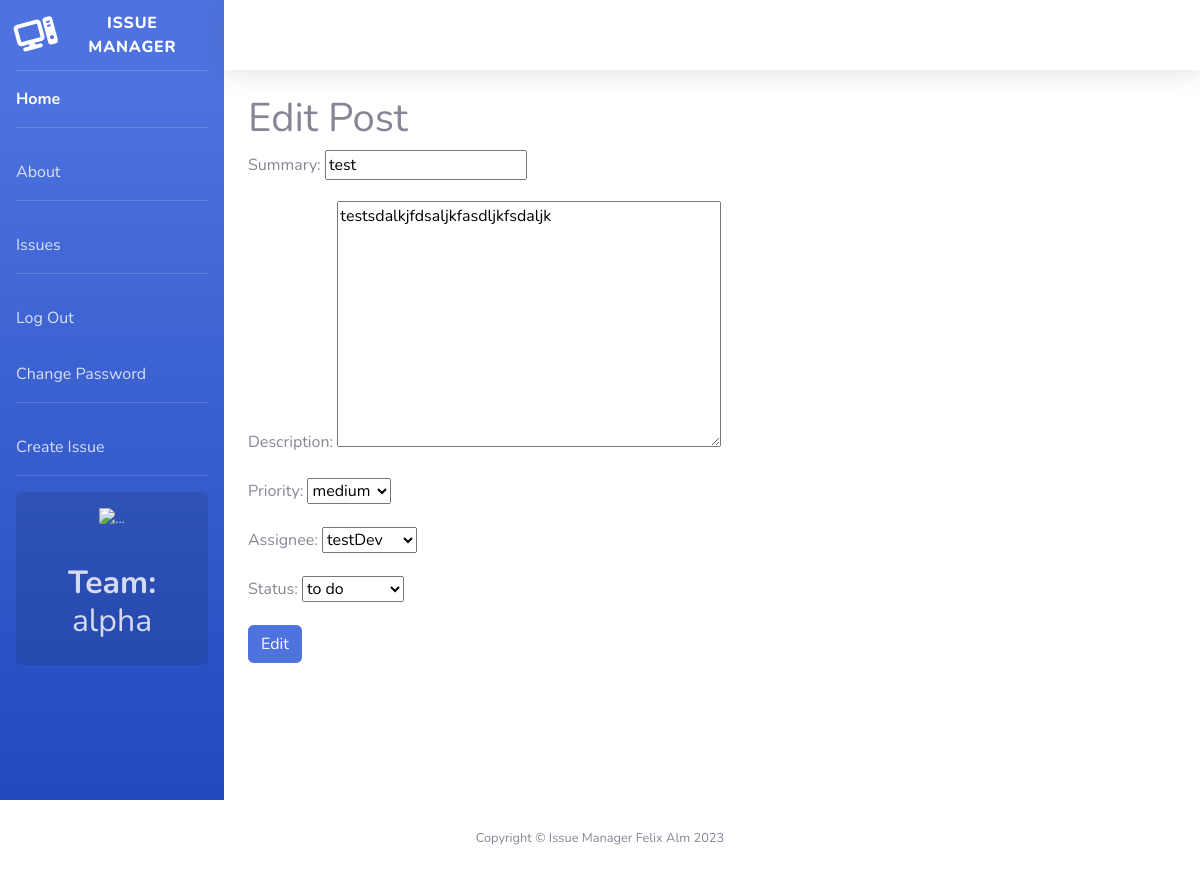
Screenshot of /issues/6/edit/ (signed in) with the database file from the repository.
### accounts/models.py (models this page shows)
class Team(models.Model):
    name= models.CharField(max_length=128)
    description = models.CharField(max_length=256)
    def __str__(self):
        return self.name

### issues/models.py (models this page shows, shortened)
class Issue(models.Model):
    summary =models.CharField(max_length=264)
    description=models.TextField()
    status=models.ForeignKey(
        Status, on_delete=models.CASCADE,
        blank=True, null=True
        )
    priority=models.ForeignKey(
        Priority, on_delete=models.CASCADE,
        blank=True, null=True
        )
    assignee=models.ForeignKey(get_user_model(), on_delete=models.CASCADE)
    reporter=models.ForeignKey(get_user_model(), on_delete=models.CASCADE, related_name="reporter")
    created_on = models.DateTimeField(auto_now_add=True)

### issues/views.py (the view, shortened to what this page needs)
# urls.py: path("<int:pk>/edit/", views.IssueUpdateView.as_view(), name= "edit"),
class IssueUpdateView(LoginRequiredMixin, UserPassesTestMixin,UpdateView):
    template_name ="issues/edit.html"
    model = Issue
    fields = ["summary", "description", "priority", "assignee", "status"]
    def test_func(self):
        team = self.get_object().reporter.team
        return self.request.user.team==team
    def get_context_data(self, **kwargs):
        context = super().get_context_data(**kwargs)
        user_team = None
        if self.request.user.is_authenticated:
            user_team = self.request.user.team
        user_role = None
        if self.request.user.is_authenticated:
            user_role = self.request.user.role
        context['user_team'] = user_team
        context['user_role'] = user_role
        return context

### issues/models.py (called while the page is built)
    def __str__(self):
        return self.name

    def __str__(self):
        return self.name

### templates/issues/edit.html (shortened to what this page needs)
{% extends 'base.html' %}
{% block content %}
<h1>Edit Post</h1>
<form method="POST">
    {{ form.as_p }}
    <input type="submit" class="btn btn-primary" value="Edit">
</form>
{% endblock content %}

### templates/base.html (shortened to what this page needs)
<!DOCTYPE html>
<html lang="en">
{% load static %}
<head>
    <link href="{% static 'vendor/fontawesome-free/css/all.min.css' %}" rel="stylesheet" type="text/css">
    <link href="{% static 'css/sb-admin-2.min.css' %} " rel="stylesheet">
    <link rel="stylesheet" href="https://cdnjs.cloudflare.com/ajax/libs/font-awesome/6.4.0/css/all.min.css">
    <link  href="{% static 'css/base.css' %}" rel="stylesheet">
</head>
<body id="page-top">
    <div id="wrapper">
        <ul class="navbar-nav bg-gradient-primary sidebar sidebar-dark accordion" id="accordionSidebar">
            <a class="sidebar-brand d-flex align-items-center justify-content-center"href="{% url 'home' %}">
                <div class="sidebar-brand-icon rotate-n-15">
                    <i class="fa-solid fa-computer"></i>
                </div>
                <div class="sidebar-brand-text mx-3">Issue Manager</div>
            </a>
            <hr class="sidebar-divider my-0">
            <li class="nav-item active">
                <a class="nav-link" href="{% url 'home' %}">Home</a>
            </li>
            <hr class="sidebar-divider">
            <li class="nav-item">
                <a class="nav-link" href="{% url 'about' %}">About</a>
            </li>
            <hr class="sidebar-divider">
            <li class="nav-item ">
                <a class="nav-link" href="{% url 'list' %}">Issues</a>
            </li>
            <hr class="sidebar-divider">
            {% if user.is_authenticated %}
            <li class="nav-item ">
                <a class="nav-link" href="{% url 'logout' %}">Log Out</a>
            </li>
            <li class="nav-item ">
                <a class="nav-link" href="{% url 'password_change' %}">Change Password</a>
            </li>
            {% if user_role.name == "product owner" %}
            <hr class="sidebar-divider">
            <li class="nav-item ">
                <a class="nav-link" href="{% url 'new' %}">Create Issue</a>
            </li>
            {% endif %}
            {% endif %}
            <hr class="sidebar-divider d-none d-md-block">
            {% if user.is_authenticated and user_team %}
            <div class="sidebar-card d-none d-lg-flex">
                <img class="sidebar-card-illustration mb-2" src="img/undraw_rocket.svg" alt="...">
                <h2 class="text-center mb-2"><strong>Team:</strong> {{ user_team }}</h2>
            </div>
            {% endif %}
        </ul>
            <div id="content" style="width: 100%;">
                <nav class="navbar navbar-expand navbar-light bg-white topbar mb-4 static-top shadow">
                </nav>
                <div class="container-fluid">
                    {% block content %}
                    {% endblock content %}
                    </div>
                </div>
            </div>
            <footer class="sticky-footer bg-white">
                <div class="container my-auto">
                    <div class="copyright text-center my-auto">
                        <span>Copyright &copy; Issue Manager Felix Alm 2023</span>
                    </div>
                </div>
            </footer>
</body>
</html>

### rows the page displays
Team: name "alpha"
Issue: summary "test", description "testsdalkjfdsaljkfasdljkfsdaljk", priority "medium", assignee "testDev", status "to do"
